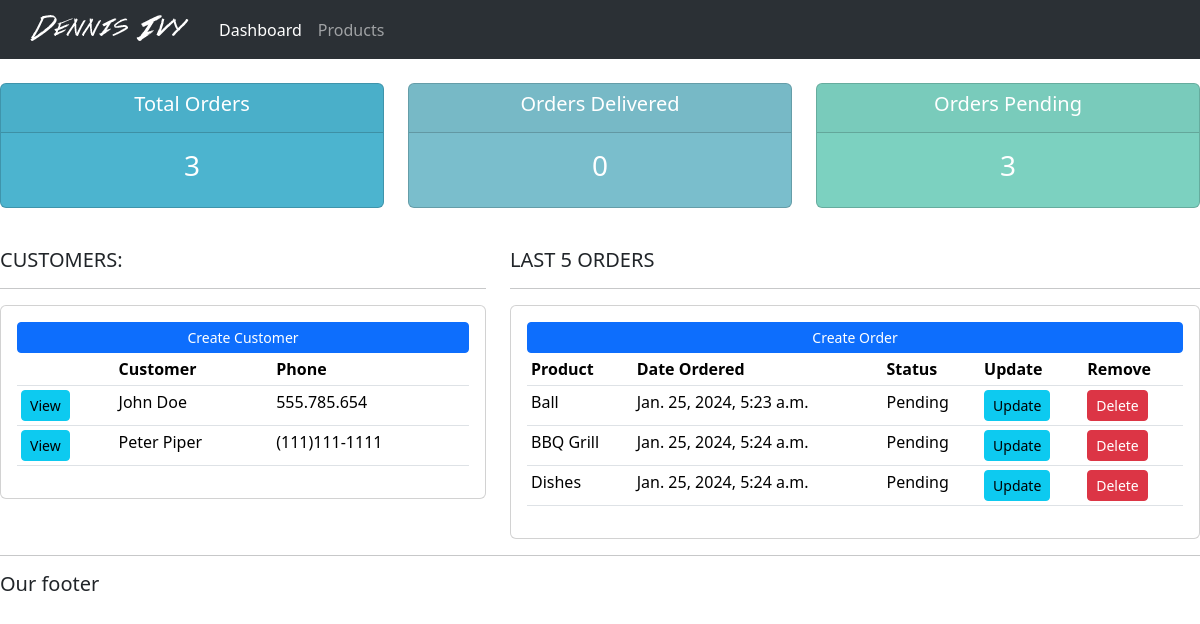
Before: / with the older database file.
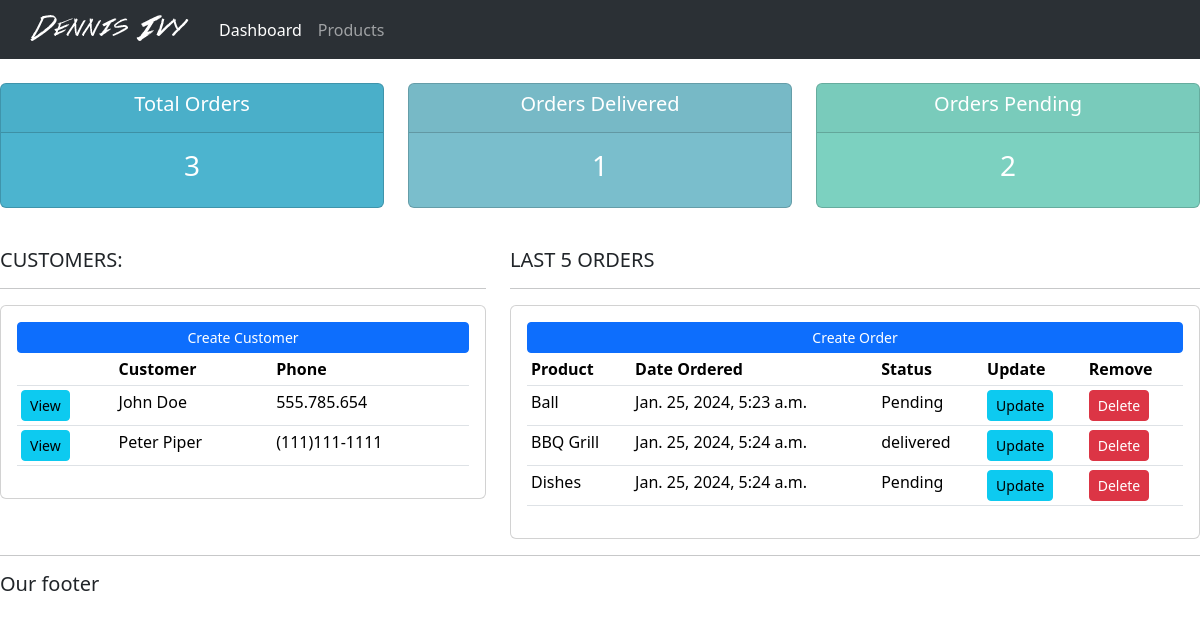
After: the same page with the newer database file.
### accounts/models.py (models this page shows)
class Order(models.Model):
  STATUS = (
    ('Pending', 'Pending'),
    ('Out for delivery', 'Out for delivery'),
    ('delivered', 'Delivered')
  )
  customer = models.ForeignKey(Customer, null=True, on_delete=models.SET_NULL)
  product = models.ForeignKey(Product, null=True, on_delete=models.SET_NULL)
  date_created = models.DateTimeField(auto_now_add=True)
  status = models.CharField(max_length=200, null=True, choices=STATUS)

class Product(models.Model):
  STATUS = (
    ('Indoor', 'Indoor'),
    ('Out Door', 'Out Door'),
  )
  name = models.CharField(max_length=200, null=True)
  price = models.FloatField(null=True)
  category = models.CharField(max_length=200, null=True, choices=STATUS)
  description = models.CharField(max_length=200, null=True, blank=True)
  date_created = models.DateTimeField(auto_now_add=True)
  tags = models.ManyToManyField(Tag)
  def __str__(self):
    return self.name

### accounts/views.py (the view)
# urls.py: path('', views.home, name="home"),
def home(request):
  orders = Order.objects.all()
  customers = Customer.objects.all()
  total_customers = customers.count()
  total_orders = orders.count()
  delivered = orders.filter(status='delivered').count()
  print(delivered)
  pending = orders.filter(status='Pending').count()
  context = {'orders': orders, 'customers': customers, 'total_customers': total_customers,
  'total_orders': total_orders, 'delivered': delivered, 'pending': pending }
  return render(request, 'accounts/dashboard.html', context)

### accounts/templates/accounts/dashboard.html
{% extends "accounts/main.html" %}
{% block content %}
  {% include 'accounts/status.html' %}
  <br />
  <div class="row">
    <div class="col-md-5">
      <h5>CUSTOMERS:</h5>
      <hr />
      <div class="card card-body">
        <a class="btn btn-primary btn-sm btn-block" href="">Create Customer</a>
        <table class="table table-sm">
          <tr>
            <th></th>
            <th>Customer</th>
            <th>Phone</th>
          </tr>
          {% for customer in customers %}
            <tr>
              <td><a class="btn btn-sm btn-info" href="{% url 'customer' customer.id %}">View</a></td>
              <td>{{customer.name}}</td>
              <td>{{customer.phone}}</td>
            </tr>
          {% endfor%}
        </table>
      </div>
    </div>
    <div class="col-md-7">
      <h5>LAST 5 ORDERS</h5>
      <hr />
      <div class="card card-body">
        <a class="btn btn-primary btn-sm btn-block" href="">Create Order</a>
        <table class="table table-sm">
          <tr>
            <th>Product</th>
            <th>Date Ordered</th>
            <th>Status</th>
            <th>Update</th>
            <th>Remove</th>
          </tr>
          {% for order in orders %}
            <tr>
              <td>{{order.product}}</td>
              <td>{{order.date_created}}</td>
              <td>{{order.status}}</td>
              <td><a class="btn btn-sm btn-info" href="">Update</a></td>
              <td><a class="btn btn-sm btn-danger" href="">Delete</a></td>
            </tr>
          {% endfor%}
        </table>
      </div>
    </div>
  </div>
{% endblock %}

Changed rows visible on the page:
changed Order "BBQ Grill": status "Pending" → "delivered"
Other visible differences:
{{ delivered }}: "0" → "1"
{{ pending }}: "3" → "2"
